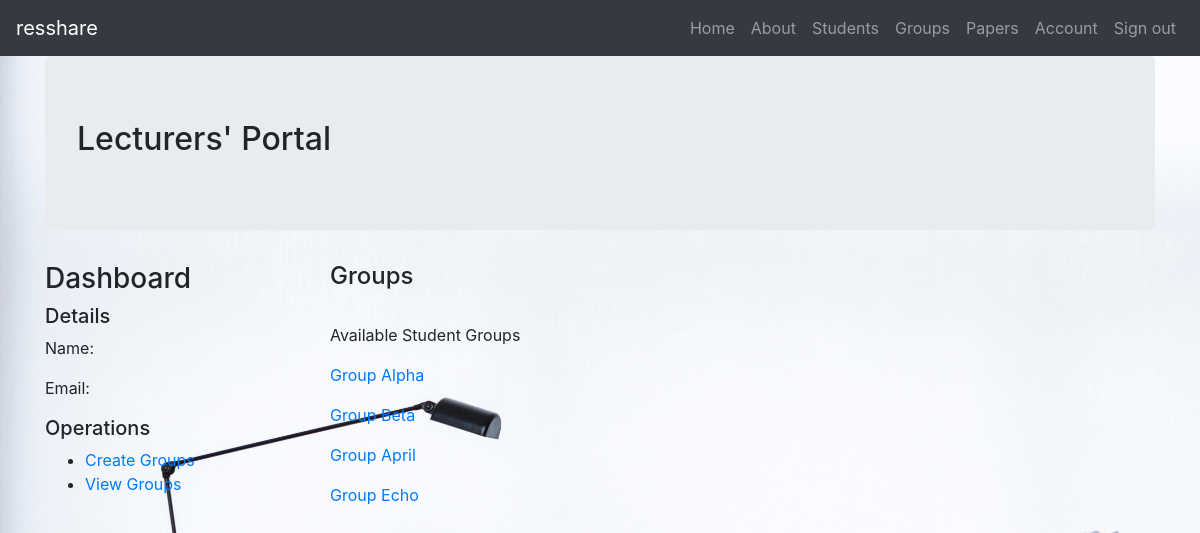
The page /lecturers/groups.php (signed in) on the database its author committed.
### tables this page shows
CREATE TABLE `groups` (
  `grp_id` int(10) NOT NULL,
  `grp_name` varchar(20) NOT NULL
);

### lecturers/groups.php (the view, shortened to what this page needs)
<?php
    require_once '../scripts/db.php';
    $query = "SELECT * FROM groups";
    $result = mysqli_query($dbcon, $query);
?>
<!DOCTYPE html>
<html lang="en">
<head>
    <link rel="stylesheet" type="text/css" href="..css/style.css">
    <link rel="stylesheet" href="https://maxcdn.bootstrapcdn.com/bootstrap/4.3.1/css/bootstrap.min.css">
</head>
<body>
<div class="container">
    <div class="jumbotron">
        <h2>Lecturers' Portal</h2>
    </div>
    <div class="row">
        <div class="col-md-3">
            <h3>Dashboard</h3>
            <div>
                <h5>Details</h5>
                <p>Name: </p>
                <p>Email:</p>
            </div>
            <div>
                <h5>Operations</h5>
                <ul>
                    <li><a href="create.php">Create Groups</a></li>
                    <li><a href="groups.php">View Groups</a></li>
                </ul>
            </div>
        </div>
        <div class="col-md-9">
            <h4>Groups</h4>
<br>
            <?php
            if (mysqli_num_rows($result) > 0) {
                echo '<p>Available Student Groups</p>';
                while ($row = mysqli_fetch_array($result)) {
                    echo "<p>" .  "<a href='group-pages.php?id={$row['grp_id']}'>" . $row['grp_name'] . "</a>". "<p>";
                }
            }else {
                echo 'No groups have been created. <a href="create.php">Create Group</a>' ;
            }
            ?>
        </div>
    </div>
</div>
</body>
</html>

### css/style.css (style rules this page uses)
body, html { height: 100%; background-image: url("../img/backg.jpg"); background-position: center; background-repeat: no-repeat; background-size: cover; }

### rows shown on the page
groups: grp_name "Group Alpha"
groups: grp_name "Group Beta"
groups: grp_name "Group April"
groups: grp_name "Group Echo"
